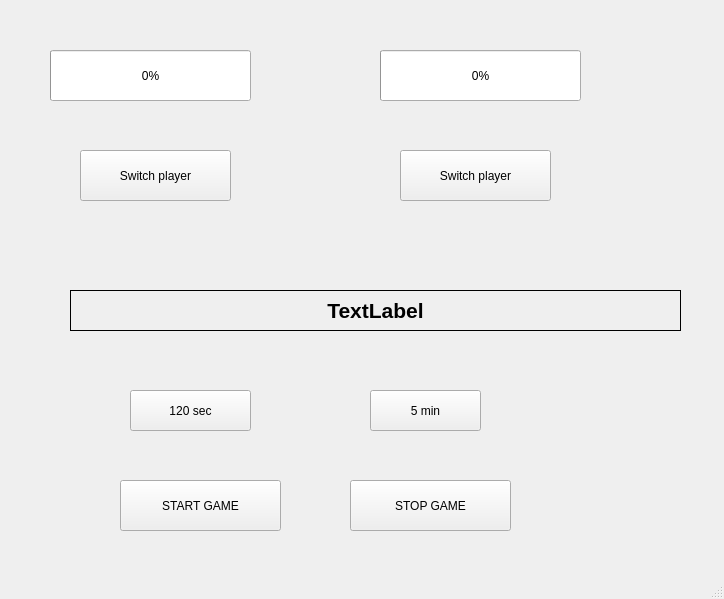
<?xml version="1.0" encoding="UTF-8"?>
<ui version="4.0">
 <class>MainWindow</class>
 <widget class="QMainWindow" name="MainWindow">
  <property name="geometry">
   <rect>
    <x>0</x>
    <y>0</y>
    <width>724</width>
    <height>599</height>
   </rect>
  </property>
  <property name="windowTitle">
   <string>MainWindow</string>
  </property>
  <widget class="QWidget" name="centralwidget">
   <widget class="QPushButton" name="btnStart">
    <property name="geometry">
     <rect>
      <x>120</x>
      <y>480</y>
      <width>161</width>
      <height>51</height>
     </rect>
    </property>
    <property name="text">
     <string>START GAME</string>
    </property>
   </widget>
   <widget class="QPushButton" name="btnStop">
    <property name="geometry">
     <rect>
      <x>350</x>
      <y>480</y>
      <width>161</width>
      <height>51</height>
     </rect>
    </property>
    <property name="text">
     <string>STOP GAME</string>
    </property>
   </widget>
   <widget class="QPushButton" name="btn120s">
    <property name="geometry">
     <rect>
      <x>130</x>
      <y>390</y>
      <width>121</width>
      <height>41</height>
     </rect>
    </property>
    <property name="text">
     <string>120 sec</string>
    </property>
   </widget>
   <widget class="QPushButton" name="btn5min">
    <property name="geometry">
     <rect>
      <x>370</x>
      <y>390</y>
      <width>111</width>
      <height>41</height>
     </rect>
    </property>
    <property name="text">
     <string>5 min</string>
    </property>
   </widget>
   <widget class="QLabel" name="label">
    <property name="geometry">
     <rect>
      <x>70</x>
      <y>290</y>
      <width>611</width>
      <height>41</height>
     </rect>
    </property>
    <property name="font">
     <font>
      <pointsize>16</pointsize>
      <bold>true</bold>
     </font>
    </property>
    <property name="frameShape">
     <enum>QFrame::Box</enum>
    </property>
    <property name="frameShadow">
     <enum>QFrame::Plain</enum>
    </property>
    <property name="text">
     <string>TextLabel</string>
    </property>
    <property name="alignment">
     <set>Qt::AlignCenter</set>
    </property>
   </widget>
   <widget class="QPushButton" name="btnSwitch1">
    <property name="geometry">
     <rect>
      <x>80</x>
      <y>150</y>
      <width>151</width>
      <height>51</height>
     </rect>
    </property>
    <property name="text">
     <string>Switch player</string>
    </property>
   </widget>
   <widget class="QPushButton" name="btnSwitch2">
    <property name="geometry">
     <rect>
      <x>400</x>
      <y>150</y>
      <width>151</width>
      <height>51</height>
     </rect>
    </property>
    <property name="text">
     <string>Switch player</string>
    </property>
   </widget>
   <widget class="QProgressBar" name="progressBar1">
    <property name="geometry">
     <rect>
      <x>50</x>
      <y>50</y>
      <width>201</width>
      <height>51</height>
     </rect>
    </property>
    <property name="value">
     <number>0</number>
    </property>
   </widget>
   <widget class="QProgressBar" name="progressBar2">
    <property name="geometry">
     <rect>
      <x>380</x>
      <y>50</y>
      <width>201</width>
      <height>51</height>
     </rect>
    </property>
    <property name="value">
     <number>0</number>
    </property>
   </widget>
  </widget>
  <widget class="QMenuBar" name="menubar">
   <property name="geometry">
    <rect>
     <x>0</x>
     <y>0</y>
     <width>724</width>
     <height>25</height>
    </rect>
   </property>
  </widget>
  <widget class="QStatusBar" name="statusbar"/>
 </widget>
 <resources/>
 <connections/>
</ui>
